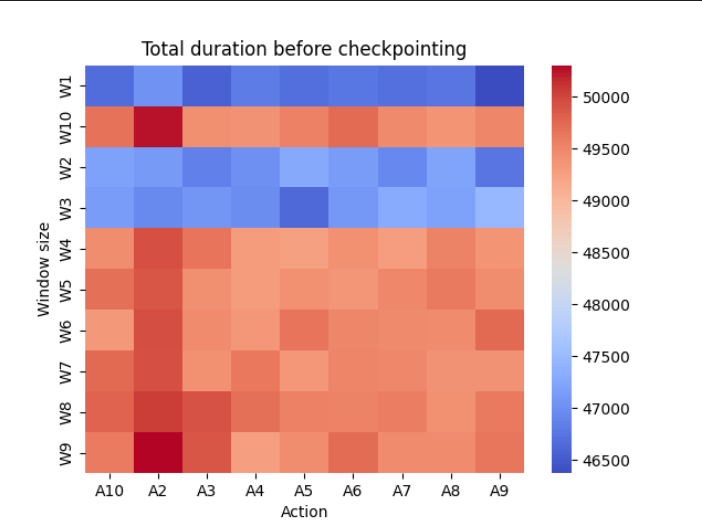

Python code for this plot:
import pandas as pd
import seaborn as sns
import matplotlib.pyplot as plt

data = pd.read_csv('heatmap1.csv')

print("Columns in CSV:", data.columns)

print(data.head())

if 'Window size' not in data.columns:
    print("Error: 'Window Size' column not found in CSV.")
else:
    data['Total'] = pd.to_numeric(data['Total'], errors='coerce')

    data = data.dropna(subset=['Total'])

    heatmap_data = data.pivot(index='Window size', columns='Action', values='Total')

    sns.heatmap(heatmap_data, cmap='coolwarm')
    plt.title('Total duration before checkpointing')
    plt.show()
